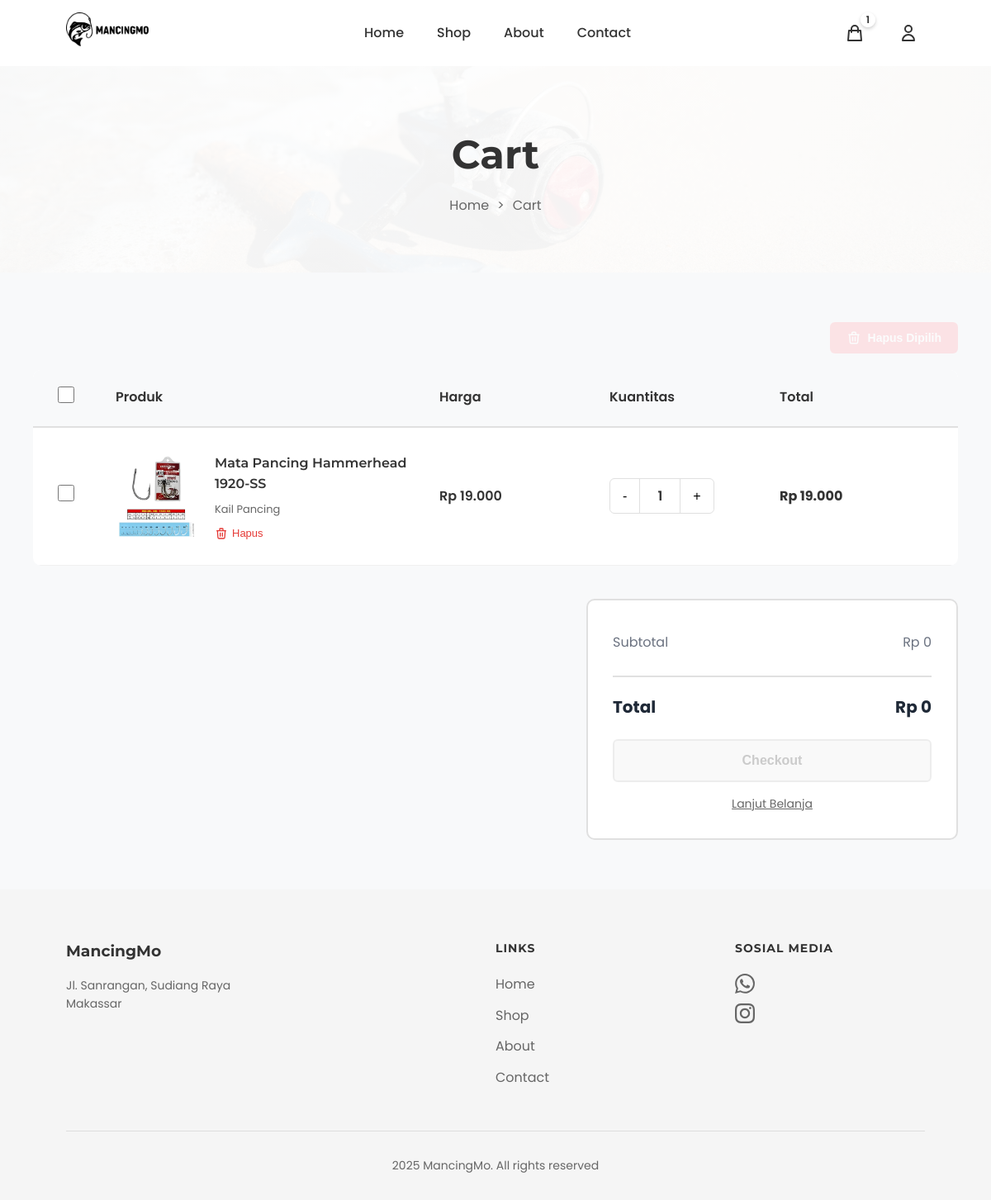
The app's page /cart/ (signed in), older data.
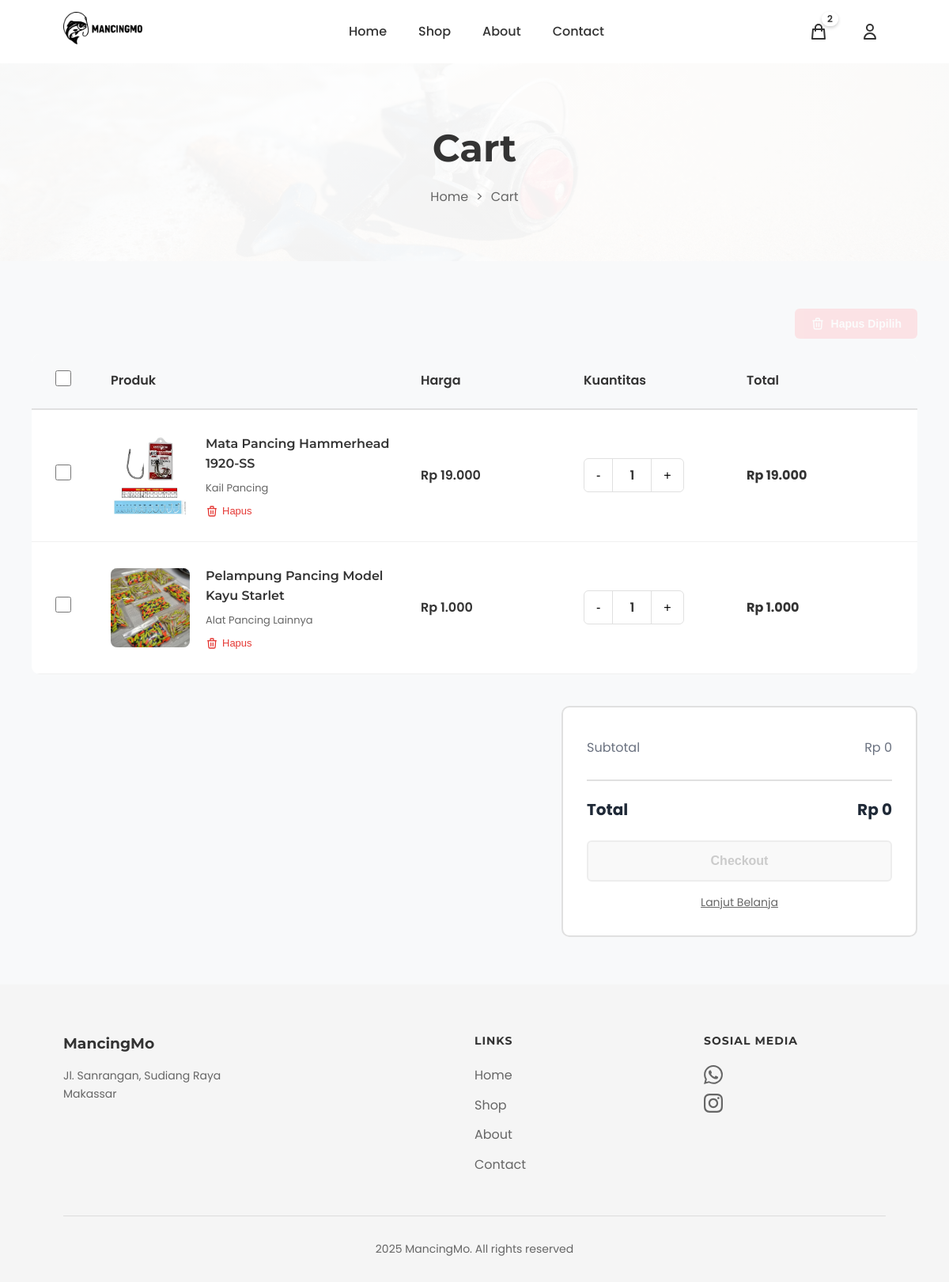
The same page, newer data.
### products/models.py (models this page shows, shortened)
class Cart(models.Model):
    user = models.OneToOneField(User, on_delete=models.CASCADE, related_name='cart', verbose_name="Pengguna")
    created_at = models.DateTimeField(auto_now_add=True, verbose_name="Dibuat Pada")
    updated_at = models.DateTimeField(auto_now=True, verbose_name="Diperbarui Pada")
    class Meta:
        verbose_name = "Keranjang"
        verbose_name_plural = "Keranjang"
        app_label = 'products'
    @property
    def unique_items_count(self):
        return self.items.count()
    def get_unique_items_count(self):
        return self.unique_items_count

class CartItem(models.Model):
    cart = models.ForeignKey(Cart, on_delete=models.CASCADE, related_name='items', verbose_name="Keranjang")
    product = models.ForeignKey(Product, on_delete=models.CASCADE, verbose_name="Produk")
    quantity = models.IntegerField(default=1, verbose_name="Jumlah")
    added_at = models.DateTimeField(auto_now_add=True, verbose_name="Ditambahkan Pada")
    class Meta:
        verbose_name = "Item Keranjang"
        verbose_name_plural = "Item Keranjang"
        unique_together = ('cart', 'product')
    @property
    def subtotal(self):
        return self.product.price * self.quantity
    def get_subtotal(self):
        return self.subtotal

class Product(models.Model):
    name = models.CharField(max_length=300, verbose_name="Nama Produk")
    slug = models.SlugField(unique=True, blank=True, verbose_name="Slug")
    description = models.TextField(verbose_name="Deskripsi")
    price = models.DecimalField(max_digits=10, decimal_places=0, verbose_name="Harga")
    category = models.ForeignKey(Category, on_delete=models.CASCADE, related_name='products', verbose_name="Kategori")
    stock = models.IntegerField(default=0, verbose_name="Stok")
    image = models.ImageField(upload_to='products/', blank=True, null=True, verbose_name="Gambar")
    is_active = models.BooleanField(default=True, verbose_name="Aktif")
    featured = models.BooleanField(default=False, verbose_name="Unggulan")
    created_at = models.DateTimeField(auto_now_add=True, verbose_name="Dibuat Pada")
    updated_at = models.DateTimeField(auto_now=True, verbose_name="Diperbarui Pada")
    class Meta:
        verbose_name = "Produk"
        verbose_name_plural = "Produk"
        ordering = ['-created_at']
        app_label = 'products'

class Category(models.Model):
    name = models.CharField(max_length=200, verbose_name="Nama Kategori")
    slug = models.SlugField(unique=True, blank=True, verbose_name="Slug")
    description = models.TextField(blank=True, verbose_name="Deskripsi")
    created_at = models.DateTimeField(auto_now_add=True, verbose_name="Dibuat Pada")
    class Meta:
        verbose_name = "Kategori"
        verbose_name_plural = "Kategori"
        ordering = ['name']
        app_label = 'products'

### products/views.py (the view)
# urls.py: path('cart/', views.cart, name='cart'),
@login_required
def cart(request):
    cart, created = Cart.objects.get_or_create(user=request.user)
    cart_items = cart.items.select_related('product').all()
    context = {
        'cart': cart,
        'cart_items': cart_items,
    }
    return render(request, 'cart.html', context)

### products/templatetags/currency_filters.py (called while the page is built)
@register.filter
def rupiah(value):
    try:
        value = float(value)
        formatted = "{:,.0f}".format(value).replace(',', '.')
        return formatted
    except (ValueError, TypeError):
        return value

### templates/cart.html (shortened to what this page needs)
{% extends 'base.html' %}
{% load static %}
{% load currency_filters %}
{% block extra_css %}
<link rel="stylesheet" href="{% static 'css/cart.css' %}">
{% endblock %}
{% block content %}
<section class="page-hero">
    <h1 class="page-title">Cart</h1>
    <div class="breadcrumb">
        <a href="{% url 'home' %}">Home</a>
        <span>></span>
        <span>Cart</span>
    </div>
</section>
<section class="cart-container">
    {% if cart_items %}
    <div class="cart-actions">
        <button type="button" class="btn-delete-selected" id="delete-selected-btn" onclick="deleteSelectedItems()" disabled>
            <svg fill="none" stroke="currentColor" viewBox="0 0 24 24">
                <path stroke-linecap="round" stroke-linejoin="round" stroke-width="2" d="M19 7l-.867 12.142A2 2 0 0116.138 21H7.862a2 2 0 01-1.995-1.858L5 7m5 4v6m4-6v6m1-10V4a1 1 0 00-1-1h-4a1 1 0 00-1 1v3M4 7h16"/>
            </svg>
        </button>
    </div>
    <div class="cart-table">
        <div class="table-header">
            <div>
                <input type="checkbox" id="select-all-checkbox" onchange="toggleSelectAll(this)">
            </div>
            <div>Produk</div>
            <div>Harga</div>
            <div>Kuantitas</div>
            <div>Total</div>
        </div>
        {% for item in cart_items %}
        <div class="cart-item" data-item-id="{{ item.id }}">
            <div>
                <input type="checkbox" class="item-checkbox"
                       data-item-id="{{ item.id }}"
                       data-price="{{ item.product.price|floatformat:0 }}"
                       data-quantity="{{ item.quantity }}"
                       data-subtotal="{{ item.get_subtotal|floatformat:0 }}"
                       onchange="updateCartSummary()">
            </div>
            <div class="item-details">
                <div class="item-image">
                    {% if item.product.image %}
                    <img src="{{ item.product.image.url }}" alt="{{ item.product.name }}">
                    {% else %}
                    <img src="{% static 'image/no-image.png' %}" alt="No Image">
                    {% endif %}
                </div>
                <div class="item-info">
                    <h3>{{ item.product.name }}</h3>
                    <div class="item-variant">{{ item.product.category.name }}</div>
                    <div class="item-actions">
                        <form method="post" action="{% url 'remove_from_cart' item.id %}" style="display: inline;">
                            <button type="submit" class="action-btn" onclick="return confirm('Hapus produk ini dari keranjang?')">
                                <svg fill="none" stroke="currentColor" viewBox="0 0 24 24">
                                    <path stroke-linecap="round" stroke-linejoin="round" stroke-width="2" d="M19 7l-.867 12.142A2 2 0 0116.138 21H7.862a2 2 0 01-1.995-1.858L5 7m5 4v6m4-6v6m1-10V4a1 1 0 00-1-1h-4a1 1 0 00-1 1v3M4 7h16"/>
                                </svg>
                                Hapus
                            </button>
                        </form>
                    </div>
                </div>
            </div>
            <div class="item-price">
                Rp {{ item.product.price|rupiah }}
            </div>
            <div class="item-quantity">
                <button class="qty-btn" onclick="updateQuantity({{ item.id }}, 'decrease')">-</button>
                <span class="qty-display" id="qty-{{ item.id }}">{{ item.quantity }}</span>
                <button class="qty-btn" onclick="updateQuantity({{ item.id }}, 'increase')">+</button>
            </div>
            <div class="item-total" id="subtotal-{{ item.id }}">
                Rp {{ item.get_subtotal|rupiah }}
            </div>
        </div>
        {% endfor %}
    </div>
    <div class="cart-summary">
        <div class="summary-row">
            <span>Subtotal</span>
            <span id="cart-subtotal">Rp 0</span>
        </div>
        <div class="summary-row total">
            <span>Total</span>
            <span id="cart-total">Rp 0</span>
        </div>
        <button type="button" class="btn-checkout" id="checkout-btn" onclick="proceedToCheckout()" disabled>Checkout</button>
        <a href="{% url 'shop' %}" class="link-continue">Lanjut Belanja</a>
    </div>
    {% endif %}
</section>
{% endblock %}

### templates/base.html (shortened to what this page needs)
{% load static %}
<!DOCTYPE html>
<html lang="id">
<head>
    <link rel="stylesheet" href="https://cdnjs.cloudflare.com/ajax/libs/font-awesome/6.0.0/css/all.min.css">
    <link rel="stylesheet" href="{% static 'css/header.css' %}">
    <link rel="stylesheet" href="{% static 'css/footer.css' %}">
    <link rel="stylesheet" href="{% static 'css/edit_profile.css' %}">
    <link rel="stylesheet" href="{% static 'css/order_history.css' %}">
    <link rel="stylesheet" href="{% static 'css/change_password.css' %}">
    {% block extra_css %}{% endblock %}
</head>
<body>
    {% include 'includes/header.html' %}
    <main>
        {% block content %}
        {% endblock %}
    </main>
    {% include 'includes/footer.html' %}
</body>
</html>

### templates/includes/header.html (shortened to what this page needs)
{% load static %}
<nav>
    <div class="logo">
        <a href="{% url 'home' %}">
            <img src="{% static 'image/logo mancingmo.png' %}" alt="MancingMo Logo">
        </a>
    </div>
    <ul class="nav-links">
        <li><a href="{% url 'home' %}">Home</a></li>
        <li><a href="{% url 'shop' %}">Shop</a></li>
        <li><a href="{% url 'about' %}">About</a></li>
        <li><a href="{% url 'contact' %}">Contact</a></li>
    </ul>
    <div class="nav-icons">
        <a href="{% url 'cart' %}" class="icon-link cart-icon-wrapper">
            <svg fill="none" stroke="currentColor" viewBox="0 0 24 24">
                <path stroke-linecap="round" stroke-linejoin="round" stroke-width="2" d="M16 11V7a4 4 0 00-8 0v4M5 9h14l1 12H4L5 9z"/>
            </svg>
            {% if user.is_authenticated %}
                {% if user.cart.get_unique_items_count > 0 %}
                <span class="cart-badge" id="cartBadge">{{ user.cart.get_unique_items_count }}</span>
                {% else %}
                <span class="cart-badge" id="cartBadge" style="display: none;"></span>
                {% endif %}
            {% endif %}
        </a>
        {% if user.is_authenticated %}
        <div class="user-menu">
            <button class="user-btn">
                <svg fill="none" stroke="currentColor" viewBox="0 0 24 24">
                    <path stroke-linecap="round" stroke-linejoin="round" stroke-width="2" d="M16 7a4 4 0 11-8 0 4 4 0 018 0zM12 14a7 7 0 00-7 7h14a7 7 0 00-7-7z"/>
                </svg>
            </button>
        </div>
        {% endif %}
    </div>
</nav>

### templates/includes/footer.html (shortened to what this page needs)
{% load static %}
<footer>
    <div class="footer-content">
        <div class="footer-about">
            <h3>MancingMo</h3>
            <p>Jl. Sanrangan, Sudiang Raya<br>Makassar</p>
        </div>
        <div class="footer-column">
            <h4>Links</h4>
            <ul>
                <li><a href="{% url 'home' %}">Home</a></li>
                <li><a href="{% url 'shop' %}">Shop</a></li>
                <li><a href="{% url 'about' %}">About</a></li>
                <li><a href="{% url 'contact' %}">Contact</a></li>
            </ul>
        </div>
        <div class="footer-column">
            <h4>Sosial Media</h4>
            <div class="contact-icons">
                <a href="https://wa.me/+6282246699991" target="_blank">
                </a>
                <a href="https://www.instagram.com/fishingstagemakassar2025?igsh=YzVkbnI5amE3ZHBp" target="_blank">
                </a>
            </div>
        </div>
    </div>
    <div class="footer-bottom">
        2025 MancingMo. All rights reserved
    </div>
</footer>

### static/css/header.css (style rules this page uses)
nav { display: flex; justify-content: space-between; align-items: center; padding: 15px 80px; background: white; box-shadow: 0 2px 5px rgba(0,0,0,0.1); height: 80px; }
.logo { display: flex; align-items: center; font-weight: bold; font-size: 20px; }
.logo img { width: 100px; height: 100px; margin-right: 10px; object-fit: contain; }
.nav-links { display: flex; gap: 40px; list-style: none; }
.nav-links a { text-decoration: none; color: #333; font-weight: 500; transition: color 0.3s; }
.nav-icons { display: flex; gap: 25px; align-items: center; }
.nav-icons a { text-decoration: none; color: #333; display: flex; flex-direction: column; align-items: center; gap: 5px; }
.nav-icons a svg { width: 24px; height: 24px; color: #333; stroke: #333; }
.nav-icons a span { font-size: 12px; color: #333; line-height: 1; white-space: nowrap; }
.cart-icon-wrapper { position: relative; display: flex; align-items: center; justify-content: center; width: 40px; height: 40px; }
.cart-badge { position: absolute; top: -5px; right: -5px; background: transparent; color: white; font-size: 11px; font-weight: 600; min-width: 18px; height: 18px; border-radius: 9px; display: flex; align-items: center; justify-content: center; padding: 0 5px; box-shadow: 0 2px 4px rgba(0, 0, 0, 0.2); border: 2px solid white; z-index: 10; }
.user-menu { position: relative; }
.user-btn { display: flex; align-items: center; justify-content: center; width: 40px; height: 40px; padding: 0; background: transparent; border: none; cursor: pointer; transition: all 0.3s ease; color: #333; }
.user-btn svg { width: 24px; height: 24px; }
.icon-link { display: flex; align-items: center; justify-content: center; width: 40px; height: 40px; color: #333; transition: all 0.3s ease; }

### static/css/footer.css (style rules this page uses)
footer { background: #f5f5f5; padding: 60px 80px 30px; }
.footer-content { display: grid; grid-template-columns: 2fr 1fr 1fr; gap: 60px; margin-bottom: 40px; }
.footer-about h3 { margin-bottom: 15px; }
.footer-about p { color: #666; line-height: 1.6; font-size: 14px; }
.footer-column h4 { margin-bottom: 20px; font-size: 14px; text-transform: uppercase; letter-spacing: 1px; }
.footer-column ul { list-style: none; }
.footer-column ul li { margin-bottom: 12px; }
.footer-column a { text-decoration: none; color: #666; transition: color 0.3s; }
.contact-icons { display: flex; flex-direction: column; gap: 12px; margin-top: 15px; }
.contact-icons a { display: flex; align-items: center; gap: 10px; text-decoration: none; color: #666; transition: color 0.3s; }
.contact-icons a svg { width: 24px; height: 24px; flex-shrink: 0; fill: #666; }
.footer-bottom { text-align: center; padding-top: 30px; border-top: 1px solid #ddd; color: #666; font-size: 14px; }

### static/css/order_history.css (style rules this page uses)
.summary-row { display: flex; justify-content: space-between; padding: 0.5rem 0; color: #6b7280; font-size: 0.9rem; }
.summary-row.total { font-weight: 600; color: #1f2937; border-top: 2px solid #e5e7eb; padding-top: 0.75rem; margin-top: 0.5rem; font-size: 1rem; }

### templates/base.html (style rules this page uses)
* { margin: 0; padding: 0; box-sizing: border-box; }
body { font-family: 'Poppins', sans-serif; color: #333; background-color: #f8f9fa; line-height: 1.6; min-height: 100vh; display: flex; flex-direction: column; }
h1, h2, h3, h4, h5, h6 { font-family: 'Montserrat', sans-serif; }
main { flex: 1; }

Row changes from the older to the newer data that the page shows:
added CartItem: product.image (picture), product.name "Pelampung Pancing Model Kayu Starlet", product.category.name "Alat Pancing Lainnya", product.price|rupiah "1.000", quantity "1", get_subtotal|rupiah "1.000"
Text that changed along with them:
{{ user.cart.get_unique_items_count }}: "1" → "2"
